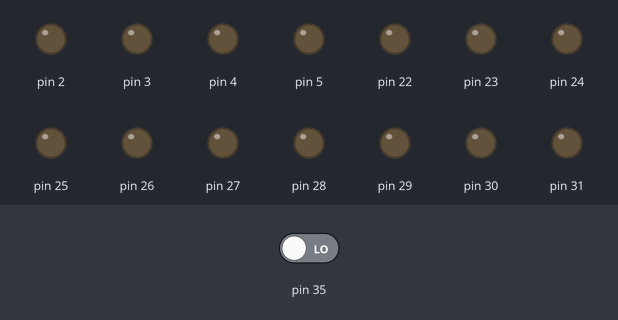
Recording of a sketch running on a simulated Arduino Mega 2560, built with avr-gcc and run on an emulated ATmega2560. Shown: output pins drawn as LEDs (lit = HIGH). Inputs (shaded band) come from the test bench; at power-on: pin 35 LOW.

Above: at 0.05 s.
At 1.05 s:
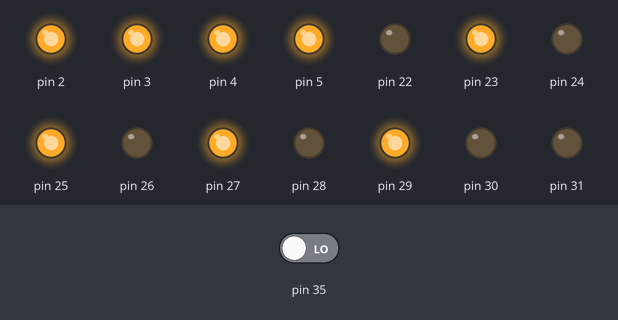
At 1.35 s:
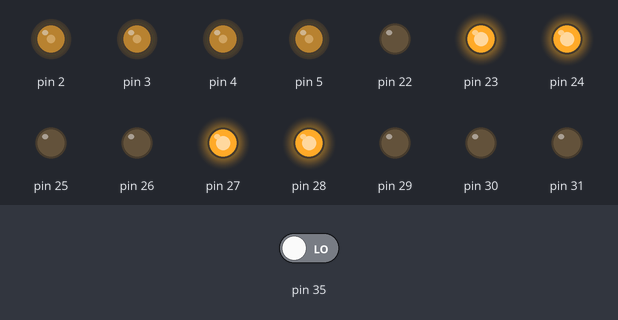
Timing chart, 0 to 3.2 s (numbered marks = the images above):
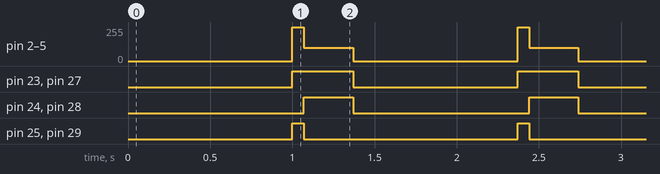

The sketch:

easy_driving_and_avoid__obstacles.ino
```cpp
char input;
char mode;
long intevral=0;
void avoid()
{

}
void car_left()
{
 digitalWrite(22,HIGH);
 digitalWrite(23,LOW);
 digitalWrite(24,LOW);
 digitalWrite(25,HIGH);
 digitalWrite(26,HIGH);
 digitalWrite(27,LOW);
 digitalWrite(28,LOW);
 digitalWrite(29,HIGH);
 analogWrite(2,100);
 analogWrite(3,100);
 analogWrite(4,100);
 analogWrite(5,100);
}
void car_right()
{
 digitalWrite(22,LOW);
 digitalWrite(23,HIGH);
 digitalWrite(24,HIGH);
 digitalWrite(25,LOW);
 digitalWrite(26,LOW);
 digitalWrite(27,HIGH);
 digitalWrite(28,HIGH);
 digitalWrite(29,LOW);
 analogWrite(2,100);
 analogWrite(3,100);
 analogWrite(4,100);
 analogWrite(5,100);
}
void car_backward()
{
 digitalWrite(22,LOW);
 digitalWrite(23,HIGH);
 digitalWrite(24,LOW);
 digitalWrite(25,HIGH);
 digitalWrite(26,LOW);
 digitalWrite(27,HIGH);
 digitalWrite(28,LOW);
 digitalWrite(29,HIGH);
 analogWrite(2,255);
 analogWrite(3,255);
 analogWrite(4,255);
 analogWrite(5,255);
}
void car_forward()
{
 digitalWrite(22,HIGH);
 digitalWrite(23,LOW);
 digitalWrite(24,HIGH);
 digitalWrite(25,LOW);
 digitalWrite(26,HIGH);
 digitalWrite(27,LOW);
 digitalWrite(28,HIGH);
 digitalWrite(29,LOW);
 analogWrite(2,255);
 analogWrite(3,255);
 analogWrite(4,255);
 analogWrite(5,255);
}
void car_stop()
{
 digitalWrite(22,LOW);
 digitalWrite(23,LOW);
 digitalWrite(24,LOW);
 digitalWrite(25,LOW);
 digitalWrite(26,LOW);
 digitalWrite(27,LOW);
 digitalWrite(28,LOW);
 digitalWrite(29,LOW);
 analogWrite(2,0);
 analogWrite(3,0);
 analogWrite(4,0);
 analogWrite(5,0);
}
void setup()
{
Serial.begin(9600);
pinMode(22,OUTPUT);
pinMode(23,OUTPUT);
pinMode(24,OUTPUT);
pinMode(25,OUTPUT);
pinMode(26,OUTPUT);
pinMode(27,OUTPUT);
pinMode(28,OUTPUT);
pinMode(29,OUTPUT);
pinMode(30,OUTPUT);
pinMode(2,OUTPUT);
pinMode(3,OUTPUT);
pinMode(4,OUTPUT);
pinMode(5,OUTPUT);
pinMode (31, OUTPUT);
pinMode (37,OUTPUT);
digitalWrite (31,LOW);
digitalWrite (37,HIGH);
}

void loop()
{
digitalWrite(33,HIGH);
delayMicroseconds(10);
digitalWrite(33,LOW);
intevral = pulseIn(35, HIGH);
if(intevral<2000)
{
  //actually this must be measure practical
car_backward();
delay(70);
car_stop ();
car_right();
delay(300);
car_stop();
}
if((Serial.available()>0)&&(intevral>2000))
{
input=Serial.read();
if(input=='B')
{
  mode=input;
}
else if(input=='b')
{
    mode=input;
}
if(mode=='B')
{
if(input=='x')
{
  car_stop();
}
if(input=='w')
{
  car_forward();
}
if(input=='s')
{
  car_backward();
}
if(input=='d')
{
  car_right();
}
if(input=='a')
{
  car_left();
}
}
}
}
```

Measured:
- by itself, pin 2–5: repeats every 1.4 s: 100/255 0.30 s, 0/255 1.0 s, 255/255 0.07 s
- by itself, pin 23, pin 27: alternates HIGH for 0.37 s and LOW for 1.0 s
- by itself, pin 24, pin 28: alternates HIGH for 0.30 s and LOW for 1.1 s
- by itself, pin 25, pin 29: alternates HIGH for 0.07 s and LOW for 1.3 s
